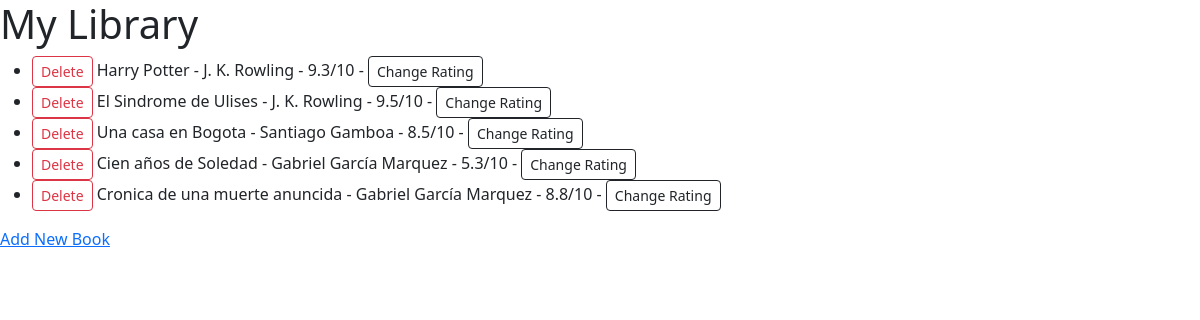
Before: / with the older database file.
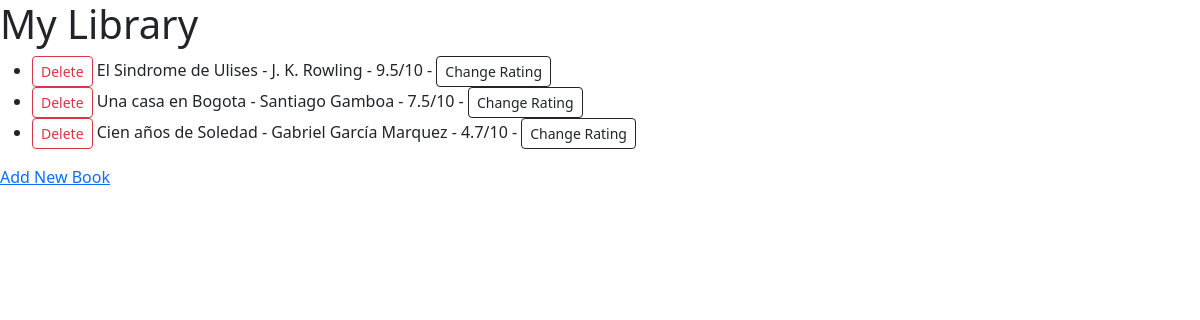
After: the same page with the newer database file.
### main.py (models this page shows)
class Book(db.Model):
    id = db.Column(db.Integer, primary_key=True)
    title = db.Column(db.String(250), unique=True, nullable=False)
    author = db.Column(db.String(250), nullable=False)
    rating = db.Column(db.Float(250), nullable=False)

### main.py (the view)
@app.route('/')
def home():
    all_books = db.session.query(Book).all()
    return render_template('index.html', libros = all_books)

### templates/index.html (shortened to what this page needs)
<!doctype html>
<html lang="en">
  <head>
    <link href="https://cdn.jsdelivr.net/npm/bootstrap@5.2.1/dist/css/bootstrap.min.css" rel="stylesheet">
  </head>
<body>
<h1>My Library</h1>
    <ul>{% for libro in libros: %}
            <li><a href="{{url_for('delete', index=libro.id)}}" class="btn btn-outline-danger btn-sm">Delete</a>   {{libro.title}} - {{libro.author}} - {{libro.rating}}/10 -
            <a href="{{url_for('edit', index=libro.id)}}" class="btn btn-outline-dark btn-sm">Change Rating</a>
        </li>
        {% endfor %}
    </ul>
<a href="{{url_for('add')}}">Add New Book</a>
</body>
</html>

Changed rows visible on the page:
removed Book: title "Harry Potter", author "J. K. Rowling", rating "9.3"
removed Book: title "Cronica de una muerte anuncida", author "Gabriel García Marquez", rating "8.8"
changed Book "Una casa en Bogota": rating "8.5" → "7.5"
changed Book "Cien años de Soledad": rating "5.3" → "4.7"
